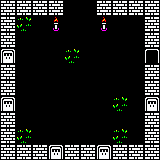

Below is a game level as drawn by its tile map, then a one-line description and the .tmx file that defines it, in full:
An orthogonal 10x10 tile map with 16x16 px tiles, 1 tile layer (Graph) and 21 objects.

<map version="1.10" tiledversion="1.10.2" orientation="orthogonal" renderorder="left-up" width="10" height="10" tilewidth="16" tileheight="16" infinite="0" nextlayerid="5" nextobjectid="27">
 <tileset firstgid="1" source="jeu-lynx.tsx" />
 <layer id="1" name="Graph" width="10" height="10">
  <data encoding="csv">
844,844,844,844,1,1,844,844,844,844,
844,6,1,739,1,1,739,1,1,844,
844,1,1,1,1,1,1,1,1,844,
551,1,1,1,6,1,1,1,1,451,
844,1,1,1,1,1,1,1,1,844,
844,1,1,1,1,1,1,1,1,844,
551,1,1,1,1,1,1,6,1,551,
844,1,1,1,1,1,1,1,1,844,
844,6,1,1,1,1,1,6,1,844,
844,844,844,551,844,844,551,844,844,844
</data>
 </layer>
 <objectgroup id="4" name="Texte">
  <object id="26" x="37.5986" y="73.3721" width="74.8539" height="22.1615">
   <text fontfamily="Sans Serif" pixelsize="8" wrap="1" color="#ff0000" italic="1">Cellules</text>
  </object>
 </objectgroup>
 <objectgroup id="2" name="Liaisons">
  <object id="1" x="2.14359" y="51.0054" width="13.8947" height="10.4306">
   <text fontfamily="Sans Serif" pixelsize="8" wrap="1" color="#aa00ff" halign="center" valign="center">E4</text>
  </object>
  <object id="7" x="2.14359" y="51.0054" width="13.8947" height="10.4306">
   <text fontfamily="Sans Serif" pixelsize="8" wrap="1" color="#aa00ff" halign="center" valign="center">E4</text>
  </object>
  <object id="8" x="16.5432" y="51.1206" width="13.8947" height="10.4306">
   <text fontfamily="Sans Serif" pixelsize="8" wrap="1" color="#aa00ff" halign="center" valign="center">S3</text>
  </object>
  <object id="2" x="1.75041" y="99.7647" width="13.8947" height="10.4306">
   <text fontfamily="Sans Serif" pixelsize="8" wrap="1" color="#aa00ff" halign="center" valign="center">E6</text>
  </object>
  <object id="3" x="49.2847" y="147.097" width="13.8947" height="10.4306">
   <text fontfamily="Sans Serif" pixelsize="8" wrap="1" color="#aa00ff" halign="center" valign="center">E7</text>
  </object>
  <object id="4" x="97.2235" y="147.501" width="13.8947" height="10.4306">
   <text fontfamily="Sans Serif" pixelsize="8" wrap="1" color="#aa00ff" halign="center" valign="center">E9</text>
  </object>
  <object id="9" x="15.7464" y="99.6137" width="13.8947" height="10.4306">
   <text fontfamily="Sans Serif" pixelsize="8" wrap="1" color="#aa00ff" halign="center" valign="center">S5</text>
  </object>
  <object id="10" x="49.0739" y="133.243" width="13.8947" height="10.4306">
   <text fontfamily="Sans Serif" pixelsize="8" wrap="1" color="#aa00ff" halign="center" valign="center">S8</text>
  </object>
  <object id="12" x="128.122" y="97.9556" width="16.6858" height="10.4306">
   <text fontfamily="Sans Serif" pixelsize="8" wrap="1" color="#aa00ff" halign="center" valign="center">S12</text>
  </object>
  <object id="18" x="127.225" y="50.2079" width="16.6858" height="10.4306">
   <text fontfamily="Sans Serif" pixelsize="8" wrap="1" color="#aa00ff" halign="center" valign="center">S13</text>
  </object>
  <object id="14" x="143.772" y="97.8559" width="16.6858" height="10.4306">
   <text fontfamily="Sans Serif" pixelsize="8" wrap="1" color="#aa00ff" halign="center" valign="center">E11</text>
  </object>
  <object id="16" x="143.772" y="97.8559" width="16.6858" height="10.4306">
   <text fontfamily="Sans Serif" pixelsize="8" wrap="1" color="#aa00ff" halign="center" valign="center">E11</text>
  </object>
  <object id="17" x="142.875" y="50.806" width="16.6858" height="10.4306">
   <text fontfamily="Sans Serif" pixelsize="8" wrap="1" color="#aa00ff" halign="center" valign="center">E14</text>
  </object>
  <object id="15" x="96.3731" y="132.645" width="16.1874" height="10.4306">
   <text fontfamily="Sans Serif" pixelsize="8" wrap="1" color="#aa00ff" halign="center" valign="center">S10</text>
  </object>
 </objectgroup>
 <objectgroup id="3" name="Leviers">
  <object id="19" x="1.85564" y="51.3702" width="16.6858" height="10.4306">
   <text fontfamily="Sans Serif" pixelsize="8" wrap="1" color="#00ff7f" halign="center" valign="center">L1</text>
  </object>
  <object id="21" x="1.19767" y="99.8955" width="16.6858" height="10.4306">
   <text fontfamily="Sans Serif" pixelsize="8" wrap="1" color="#00ff7f" halign="center" valign="center">L2</text>
  </object>
  <object id="22" x="47.9136" y="146.611" width="16.6858" height="10.4306">
   <text fontfamily="Sans Serif" pixelsize="8" wrap="1" color="#00ff7f" halign="center" valign="center">L3</text>
  </object>
  <object id="23" x="95.4519" y="147.105" width="16.6858" height="10.4306">
   <text fontfamily="Sans Serif" pixelsize="8" wrap="1" color="#00ff7f" halign="center" valign="center">L4</text>
  </object>
  <object id="24" x="143.484" y="98.9085" width="16.6858" height="10.4306">
   <text fontfamily="Sans Serif" pixelsize="8" wrap="1" color="#00ff7f" halign="center" valign="center">L5</text>
  </object>
  <object id="25" x="144.306" y="51.0412" width="16.6858" height="10.4306">
   <text fontfamily="Sans Serif" pixelsize="8" wrap="1" color="#00ff7f" halign="center" valign="center">L6</text>
  </object>
 </objectgroup>
</map>